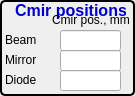
  <widget class="QGroupBox" name="groupBox_11">
   <property name="geometry">
    <rect>
     <x>280</x>
     <y>205</y>
     <width>135</width>
     <height>96</height>
    </rect>
   </property>
   <property name="styleSheet">
    <string notr="true">QGroupBox { 
     border: 2px solid black; 
     border-radius: 5px; 
 } </string>
   </property>
   <property name="title">
    <string/>
   </property>
   <widget class="QLabel" name="label_82">
    <property name="geometry">
     <rect>
      <x>15</x>
      <y>-10</y>
      <width>111</width>
      <height>41</height>
     </rect>
    </property>
    <property name="font">
     <font>
      <pointsize>12</pointsize>
      <weight>75</weight>
      <bold>true</bold>
     </font>
    </property>
    <property name="text">
     <string>&lt;html&gt;&lt;head/&gt;&lt;body&gt;&lt;p&gt;&lt;span style=&quot; color:#0000cc;&quot;&gt;Cmir positions&lt;/span&gt;&lt;/p&gt;&lt;/body&gt;&lt;/html&gt;</string>
    </property>
   </widget>
   <widget class="QLabel" name="label_91">
    <property name="geometry">
     <rect>
      <x>52</x>
      <y>10</y>
      <width>81</width>
      <height>21</height>
     </rect>
    </property>
    <property name="font">
     <font>
      <pointsize>9</pointsize>
     </font>
    </property>
    <property name="styleSheet">
     <string notr="true">color: rgb(0, 0, 0)</string>
    </property>
    <property name="text">
     <string>&lt;html&gt;&lt;head/&gt;&lt;body&gt;&lt;p&gt;Cmir pos., mm&lt;/p&gt;&lt;/body&gt;&lt;/html&gt;</string>
    </property>
   </widget>
   <widget class="QLabel" name="label_94">
    <property name="geometry">
     <rect>
      <x>5</x>
      <y>30</y>
      <width>61</width>
      <height>21</height>
     </rect>
    </property>
    <property name="font">
     <font>
      <pointsize>9</pointsize>
     </font>
    </property>
    <property name="styleSheet">
     <string notr="true">color: rgb(0, 0, 0)</string>
    </property>
    <property name="text">
     <string>&lt;html&gt;&lt;head/&gt;&lt;body&gt;&lt;p&gt;Beam&lt;/p&gt;&lt;/body&gt;&lt;/html&gt;</string>
    </property>
   </widget>
   <widget class="QLabel" name="label_92">
    <property name="geometry">
     <rect>
      <x>5</x>
      <y>50</y>
      <width>61</width>
      <height>21</height>
     </rect>
    </property>
    <property name="font">
     <font>
      <pointsize>9</pointsize>
     </font>
    </property>
    <property name="styleSheet">
     <string notr="true">color: rgb(0, 0, 0)</string>
    </property>
    <property name="text">
     <string>&lt;html&gt;&lt;head/&gt;&lt;body&gt;&lt;p&gt;Mirror&lt;/p&gt;&lt;/body&gt;&lt;/html&gt;</string>
    </property>
   </widget>
   <widget class="QLabel" name="label_93">
    <property name="geometry">
     <rect>
      <x>5</x>
      <y>70</y>
      <width>61</width>
      <height>21</height>
     </rect>
    </property>
    <property name="font">
     <font>
      <pointsize>9</pointsize>
     </font>
    </property>
    <property name="styleSheet">
     <string notr="true">color: rgb(0, 0, 0)</string>
    </property>
    <property name="text">
     <string>&lt;html&gt;&lt;head/&gt;&lt;body&gt;&lt;p&gt;Diode&lt;/p&gt;&lt;/body&gt;&lt;/html&gt;</string>
    </property>
   </widget>
   <widget class="caTextEntry" name="catextentry_108">
    <property name="geometry">
     <rect>
      <x>60</x>
      <y>30</y>
      <width>61</width>
      <height>21</height>
     </rect>
    </property>
    <property name="channel" stdset="0">
     <string notr="true">12idcSAXS:BeamIn.VAL</string>
    </property>
    <property name="background">
     <color>
      <red>115</red>
      <green>215</green>
      <blue>253</blue>
     </color>
    </property>
    <property name="colorMode">
     <enum>caLineEdit::Static</enum>
    </property>
   </widget>
   <widget class="caTextEntry" name="catextentry_109">
    <property name="geometry">
     <rect>
      <x>60</x>
      <y>50</y>
      <width>61</width>
      <height>21</height>
     </rect>
    </property>
    <property name="channel" stdset="0">
     <string notr="true">12idcSAXS:MirrorIn.VAL</string>
    </property>
    <property name="background">
     <color>
      <red>115</red>
      <green>215</green>
      <blue>253</blue>
     </color>
    </property>
    <property name="colorMode">
     <enum>caLineEdit::Static</enum>
    </property>
   </widget>
   <widget class="caTextEntry" name="catextentry_110">
    <property name="geometry">
     <rect>
      <x>60</x>
      <y>70</y>
      <width>61</width>
      <height>21</height>
     </rect>
    </property>
    <property name="channel" stdset="0">
     <string notr="true">12idcSAXS:DiodeIn.VAL</string>
    </property>
    <property name="background">
     <color>
      <red>115</red>
      <green>215</green>
      <blue>253</blue>
     </color>
    </property>
    <property name="colorMode">
     <enum>caLineEdit::Static</enum>
    </property>
   </widget>
  </widget>
